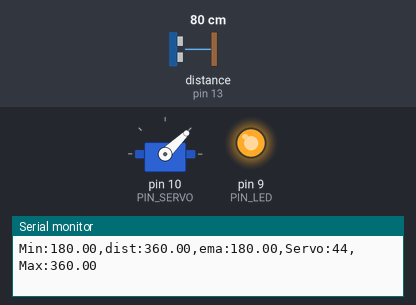
A sketch run on a simulated Arduino Uno, built with avr-gcc and run on an emulated ATmega328P. Parts: servo, output pins drawn as LEDs (lit = HIGH), the last lines printed to the serial monitor. Wiring (inferred from the names in the program): ultrasonic range finder: trigger pin 12; echo pin 13. The inputs (shaded band) are chosen by the test bench; at power-on: distance to the obstacle (sensor on pin 13) 80 cm. The echo pulse lasts 58.3 µs per cm; pins used as bus, display or sensor lines are not drawn.

Above: at 1.2 s.
1.3 s: distance to the obstacle (sensor on pin 13) set to 18 cm
At 3.61 s:
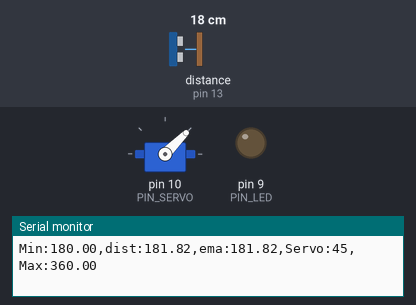
4.3 s: distance to the obstacle (sensor on pin 13) set to 35 cm
At 5.9 s:
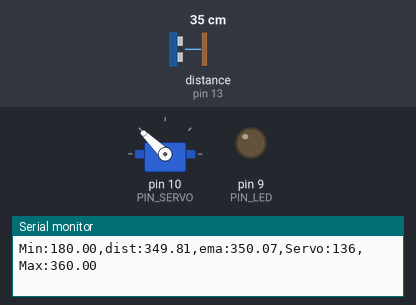
6.2 s: distance to the obstacle (sensor on pin 13) set to 2 cm
At 7.2 s:
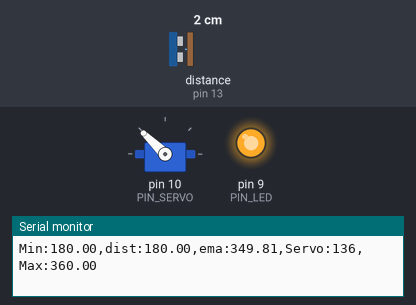
7.7 s: distance to the obstacle (sensor on pin 13) set to 18 cm
At 7.9 s:
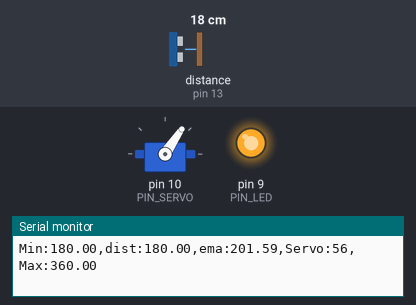
10.7 s: distance to the obstacle (sensor on pin 13) set to 4 cm
Timing chart, 0 to 13.2 s (numbered marks = the images above; inputs shaded):
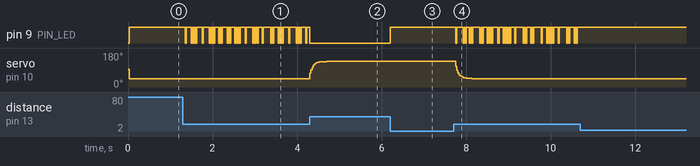

Measured:
- after the input at 1.3 s, servo on pin 10 (PIN_SERVO): 44° → 45° after 0.05 s
- after the input at 4.3 s, servo on pin 10 (PIN_SERVO): moves from 45° to 136° over 0.40 s, starting at once
- after the input at 6.2 s, pin 9 (PIN_LED): LOW → HIGH at once
- after the input at 7.7 s, servo on pin 10 (PIN_SERVO): moves from 136° to 45° over 0.37 s, starting after 0.05 s
- after the input at 10.7 s, pin 9 (PIN_LED): stops changing and stays HIGH

The sketch:

servo_sonar.ino
```cpp
#include <Servo.h>

// Arduino pin assignment
#define PIN_LED   9   // LED active-low
#define PIN_TRIG  12  // sonar sensor TRIGGER
#define PIN_ECHO  13  // sonar sensor ECHO
#define PIN_SERVO 10  // servo motor

// configurable parameters for sonar
#define SND_VEL 346.0     // sound velocity at 24 celsius degree (unit: m/sec)
#define INTERVAL 25      // sampling interval (unit: msec)
#define PULSE_DURATION 10 // ultra-sound Pulse Duration (unit: usec)
#define _DIST_MIN 180.0   // minimum distance to be measured (unit: mm)
#define _DIST_MAX 360.0   // maximum distance to be measured (unit: mm)

#define TIMEOUT ((INTERVAL / 2) * 1000.0) // maximum echo waiting time (unit: usec)
#define SCALE (0.001 * 0.5 * SND_VEL) // coefficent to convert duration to distance

#define _EMA_ALPHA 0.3    // EMA weight of new sample (range: 0 to 1)
                          // Setting EMA to 1 effectively disables EMA filter.

// duty duration for myservo.writeMicroseconds()
// NEEDS TUNING (servo by servo) -> 실습 2에서 측정한 값으로 교체
#define _DUTY_MIN 1000 // servo full clockwise position (0 degree)
#define _DUTY_MAX 2000 // servo full counterclockwise position (180 degree)
#define _DUTY_NEU ((_DUTY_MIN + _DUTY_MAX) / 2) // servo neutral position (90 degree)

// global variables
float  dist_ema, dist_prev = _DIST_MAX; // unit: mm
unsigned long last_sampling_time;       // unit: ms

Servo myservo;

void setup() {
  // initialize GPIO pins
  pinMode(PIN_LED, OUTPUT);
  pinMode(PIN_TRIG, OUTPUT);    // sonar TRIGGER
  pinMode(PIN_ECHO, INPUT);     // sonar ECHO
  digitalWrite(PIN_TRIG, LOW);  // turn-off Sonar

  myservo.attach(PIN_SERVO);
  myservo.writeMicroseconds(_DUTY_NEU);

  // initialize USS related variables
  dist_prev = _DIST_MIN; // raw distance output from USS (unit: mm)
  dist_ema  = _DIST_MIN; // EMA 초기값 (0에서 시작하면 처음에 값이 튐)

  // initialize serial port
  Serial.begin(57600);
}

void loop() {
  float  dist_raw, dist_filtered;

  // wait until next sampling time.
  // millis() returns the number of milliseconds since the program started.
  // will overflow after 50 days.
  if (millis() < last_sampling_time + INTERVAL)
    return;

  // get a distance reading from the USS
  dist_raw = USS_measure(PIN_TRIG, PIN_ECHO);

  // the range filter
  // 측정 실패(0)나 범위 밖 값은 버리고 직전 정상값 유지 -> 0도로 튀는 현상 방지
  if ((dist_raw == 0.0) || (dist_raw > _DIST_MAX)) {
      dist_filtered = dist_prev;
      digitalWrite(PIN_LED, 1);       // LED OFF
  } else if (dist_raw < _DIST_MIN) {
      dist_filtered = dist_prev;
      digitalWrite(PIN_LED, 1);       // LED OFF
  } else {    // In desired Range
      dist_filtered = dist_raw;
      dist_prev = dist_raw;
      digitalWrite(PIN_LED, 0);       // LED ON (측정 범위 안)
  }

  // EMA filter
  dist_ema = _EMA_ALPHA * dist_filtered + (1.0 - _EMA_ALPHA) * dist_ema;

  // adjust servo position according to the USS read value
  // 18cm -> 0도, 36cm -> 180도, 그 사이는 거리에 비례 (int 오버플로 방지를 위해 float 계산)
  float duty = _DUTY_MIN + (dist_ema - _DIST_MIN) * (_DUTY_MAX - _DUTY_MIN) / (_DIST_MAX - _DIST_MIN);
  if (duty < _DUTY_MIN) duty = _DUTY_MIN;   // 18cm 이하 -> 0도
  if (duty > _DUTY_MAX) duty = _DUTY_MAX;   // 36cm 이상 -> 180도
  myservo.writeMicroseconds((int)duty);

  // 플로터 표시용 거리: Min~Max 밖으로 나가지 않게 제한
  // 측정 실패(0)는 직전 정상값으로, 범위 밖 값은 Min/Max로 잘라서 표시
  float dist_plot;
  if (dist_raw == 0.0)            dist_plot = dist_prev;
  else if (dist_raw > _DIST_MAX)  dist_plot = _DIST_MAX;
  else if (dist_raw < _DIST_MIN)  dist_plot = _DIST_MIN;
  else                            dist_plot = dist_raw;

  // output the distance to the serial port
  Serial.print("Min:");    Serial.print(_DIST_MIN);
  Serial.print(",dist:");  Serial.print(dist_plot);
  Serial.print(",ema:");   Serial.print(dist_ema);
  Serial.print(",Servo:"); Serial.print(myservo.read());
  Serial.print(",Max:");   Serial.print(_DIST_MAX);
  Serial.println("");

  // update last sampling time
  last_sampling_time += INTERVAL;
}

// get a distance reading from USS. return value is in millimeter.
float USS_measure(int TRIG, int ECHO)
{
  digitalWrite(TRIG, HIGH);
  delayMicroseconds(PULSE_DURATION);
  digitalWrite(TRIG, LOW);

  return pulseIn(ECHO, HIGH, TIMEOUT) * SCALE; // unit: mm
}
```
